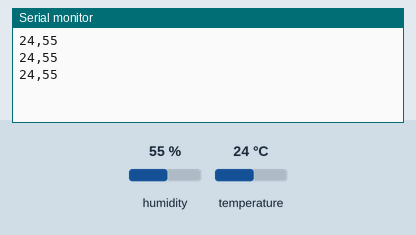
Bench run of a sketch on a simulated Arduino Uno, built with avr-gcc and run on an emulated ATmega328P. Parts: the last lines printed to the serial monitor. Inputs (shaded band) come from the test bench; at power-on: humidity 55 %, temperature 24 °C.

Above: at 3.8 s.
3.9 s: humidity set to 22 %
At 5.4 s:
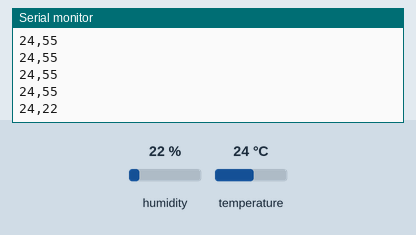
6.7 s: temperature set to 12 °C
At 8.5 s:
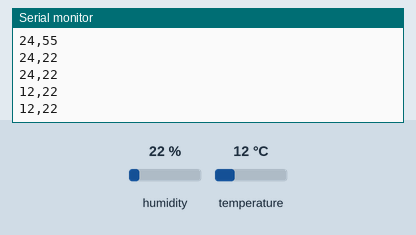
9.5 s: humidity set to 40 %
At 10.9 s:
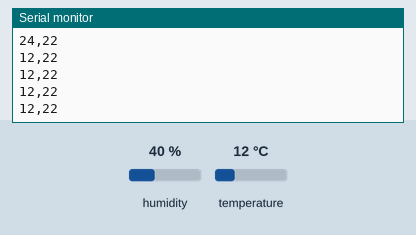
Timing chart, 0 to 12.5 s (numbered marks = the images above; inputs shaded):
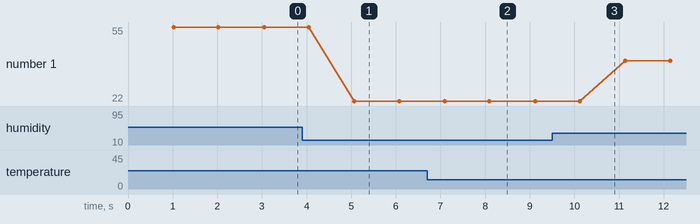

Measured:
- after the input at 3.9 s, the serial monitor: prints a new line after 1.2 s (image 1)
- after the input at 6.7 s, the serial monitor: prints a new line after 0.40 s (image 2)
- plotted number 1: 55 → 22 after the input at 3.9 s, 22 → 40 after the input at 9.5 s

The sketch:

dht11.ino
```cpp
#include "DHT.h"
#define dataPin 2
#define DHTTYPE DHT11   // DHT 11

// Initialize DHT sensor for normal 16mhz Arduino
DHT mDHT(dataPin, DHTTYPE);

void setup() {
  Serial.begin(9600);
  mDHT.begin();
}

void loop() {
  delay(1000);

  int rounded_humid = int(mDHT.readHumidity()+0.5);
  int rounded_temp = int(mDHT.readTemperature()+0.5);

  if (isnan(rounded_humid) || isnan(rounded_temp)) {
    return;
  }

  Serial.print(String(rounded_temp)+",");
  Serial.println(rounded_humid);

}
```
